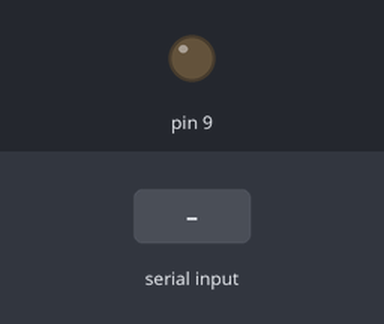
Bench run of a sketch on a simulated Arduino Uno, built with avr-gcc and run on an emulated ATmega328P. Shown: output pins drawn as LEDs (lit = HIGH). The test bench sets the inputs (shaded band).

Above: at 1.2 s.
1.3 s: "90,45\n" received over Serial
At 2.1 s:
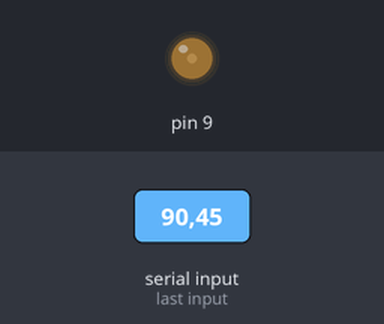
3.8 s: "30,150\n" received over Serial
At 4.5 s:
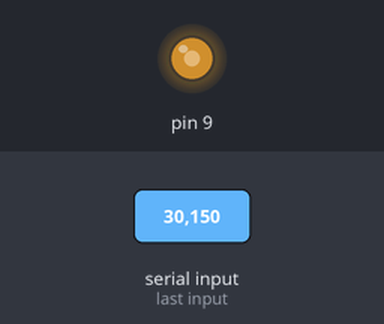
6.3 s: "200\n" received over Serial
At 7.1 s:
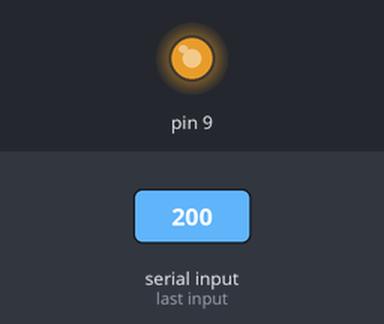
Timing chart, 0 to 9.3 s (numbered marks = the images above; inputs shaded):
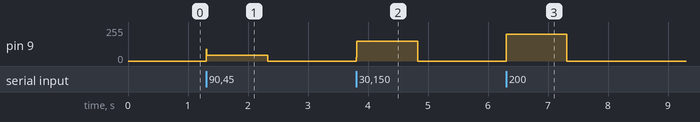

Measured:
- after the input at 1.3 s, pin 9: 0/255 → 45/255 at once, → 0/255 1.0 s later
- after the input at 3.8 s, pin 9: 0/255 → 150/255 at once, → 0/255 1.0 s later
- after the input at 6.3 s, pin 9: 0/255 → 200/255 at once, → 0/255 1.0 s later

The sketch:

recieveFromP5.ino
```cpp
void setup() {
  Serial.begin(115200);
  pinMode(9, OUTPUT);
}

void loop() {
  // Read serial input:
  if (Serial.available() > 0) { //if serial is available
      // this would be the place to use the incoming value to drive an output
      int val = Serial.parseInt(); //convert the String to an int
      analogWrite(9, val);
      delay(15);

  }
}
```
